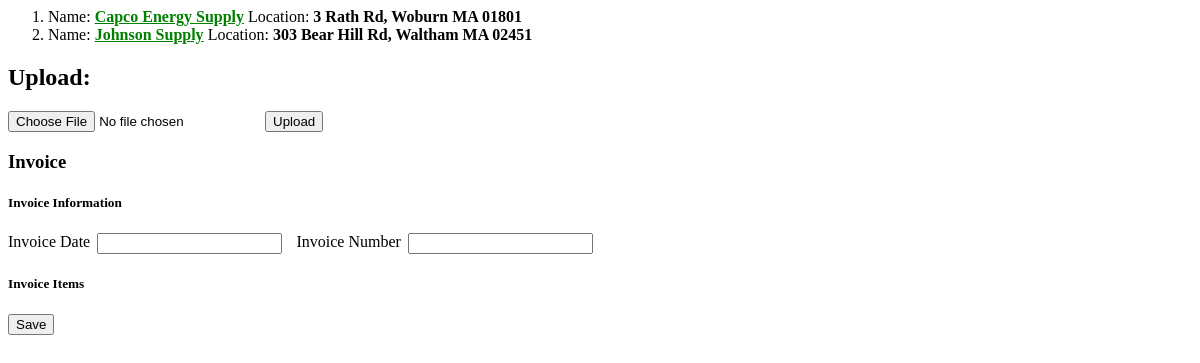
Page /invoiceparser/ on the earlier database version.
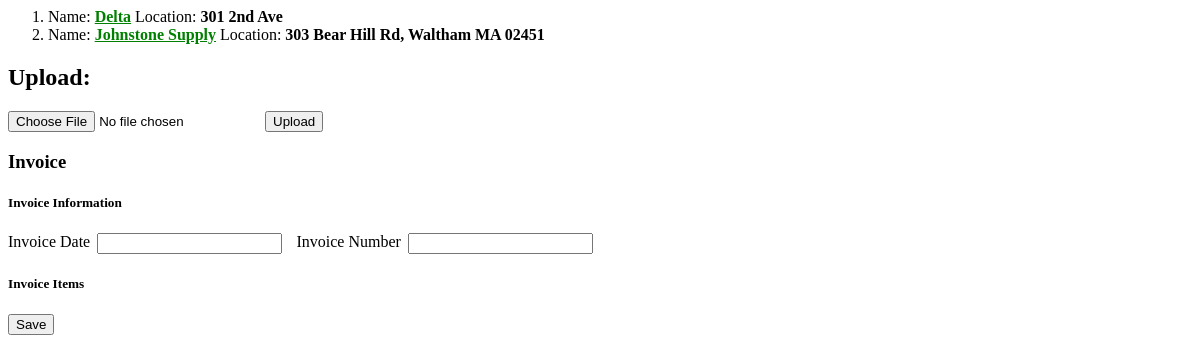
Same page on the later database version.
### invoiceparser/models.py (models this page shows, shortened)
class Supplier(models.Model):
    supplier_name = models.CharField(max_length=300)
    supplier_location = models.CharField(max_length=1000)

### invoiceparser/views.py (the view)
# urls.py: path('', views.index, name='index'),
def index(request):
    supplier_list = Supplier.objects.order_by('supplier_name')
    context = {
        'supplier_list': supplier_list,
        'extracted_text': {}
    }
    return render(request, 'invoiceparser/index.html', context)

### invoiceparser/templates/invoiceparser/index.html (shortened to what this page needs)
{% load static %}
<link rel="stylesheet" type="text/css" href="{% static 'invoiceparser/style.css' %}">
{% if supplier_list %}
    <ol>
    {% for supplier in supplier_list %}
        <li>Name: <a href="{% url 'invoiceparser:detail' supplier.id %}"><b>{{ supplier.supplier_name }}</a></b> Location: <b>{{supplier.supplier_location}}</b></li>
    {% endfor %}
    </ol>
{% else %}
    <p>No suppliers are available.</p>
{% endif %}
<h2>Upload:</h2>
<form action="{% url 'invoiceparser:upload' %}" method="post" enctype="multipart/form-data">
    <input type="file" name="invoice">
    <input type="submit" name="submit" value="Upload">
</form>
<h3>Invoice</h3>
<form action="{% url 'invoiceparser:create' 1 %}" method="post">
    <h5>Invoice Information</h5>
    <div class="invoice-container info-container">
        <label for="Invoice Date">Invoice Date</label>
        <input type="text" name="Invoice Date" value="{{ extracted_text.invoice_date }}"><br>
        <label for="Invoice Date">Invoice Number</label>
        <input type="text" name="Invoice Number" value="{{ extracted_text.invoice_number }}"><br>
    </div>
    <h5>Invoice Items</h5>
    <input type="submit" value="Save">
</form>

Differences in the rows shown:
removed Supplier: supplier_name "Capco Energy Supply", supplier_location "3 Rath Rd, Woburn MA 01801"
added Supplier: supplier_name "Delta", supplier_location "301 2nd Ave"
changed Supplier "303 Bear Hill Rd, Waltham MA 02451": supplier_name "Johnson Supply" → "Johnstone Supply"
